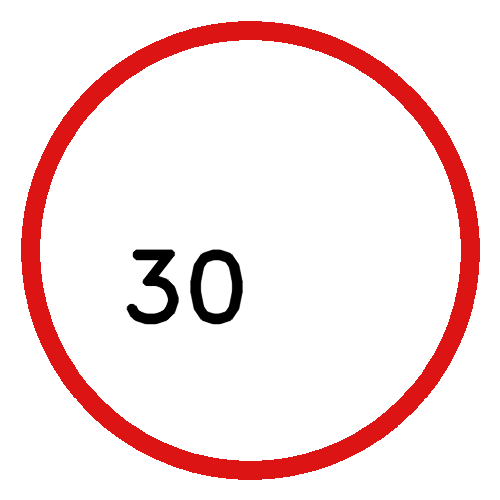
#> input picture signs/limit30.png, 500 x 500 px
$ python -i signs_read.py   (imports and definitions only)
#> lines starting #> are read from the running program, lines starting #| are printed output that depends on the picture; after the words box and inside, x2 and y2 are one past the last pixel; in counts of white or black regions, pixels touching at a corner belong together
"""Read sign text (STOP / 30 / 50) with Tesseract + template fallback. Not color-only."""

import os
import re
import shutil

import cv2
import numpy as np

import config


def _tesseract_bin():
    return shutil.which("tesseract")


class SignReader:
    def __init__(self):
        root = os.path.join(os.path.dirname(__file__), "signs")
        self._root = root
        self._glyph_tmpl = self._load_glyph_templates()
        self._has_tesseract = _tesseract_bin() is not None
        if not self._has_tesseract:
            print(
                "Sign OCR: install tesseract for best results —  sudo apt install tesseract-ocr tesseract-ocr-eng",
                flush=True,
            )

    def _load_glyph_templates(self):
        out = {}
        for key, fname in (("STOP", "ref_stop.jpg"), ("30", "ref_limit30.jpg"), ("50", "ref_limit50.jpg")):
            path = os.path.join(self._root, fname)
            if not os.path.isfile(path):
                continue
            g = cv2.imread(path, cv2.IMREAD_GRAYSCALE)
            if g is None:
                continue
            out[key] = self._text_band(g)
        return out

    def _text_band(self, gray):
        """High-contrast text band from reference sign photo."""
        g = cv2.resize(gray, (160, 160), interpolation=cv2.INTER_AREA)
        g = cv2.GaussianBlur(g, (3, 3), 0)
        _, bw = cv2.threshold(g, 0, 255, cv2.THRESH_BINARY + cv2.THRESH_OTSU)
        if cv2.countNonZero(bw) > bw.size * 0.55:
            bw = 255 - bw
        h, w = bw.shape
        return bw[int(h * 0.25) : int(h * 0.78), int(w * 0.12) : int(w * 0.88)]

    def _empty_scan(self):
        return {
            "stop_box": None,
            "limit": None,
            "red_tl": False,
            "green_tl": False,
            "read_text": "",
        }

    def scan_panels(self, bgr):
        return self._traffic_panels(bgr)

    def scan(self, bgr, full=False):
        """full=False: glyph template only (fast). full=True: + Tesseract on center crop."""
        out = self._empty_scan()
        crop, x1, y1 = self._center_crop(bgr)
        kind, val, conf, raw = self._read_crop(crop, ocr=full)
        if kind is not None:
            ch, cw = crop.shape[:2]
            out["read_text"] = raw
            if kind == "stop":
                out["stop_box"] = (x1, y1, cw, ch)
            else:
                out["limit"] = (val, x1, y1, cw, ch)

        if out["stop_box"] is None and out["limit"] is None:
            out.update(self._traffic_panels(bgr))
        return out

    def _center_crop(self, bgr):
        h, w = bgr.shape[:2]
        cw, ch = int(w * 0.68), int(h * 0.58)
        cx, cy = w // 2, int(h * 0.38)
        x1 = max(0, cx - cw // 2)
        y1 = max(0, cy - ch // 2)
        return bgr[y1 : y1 + ch, x1 : x1 + cw], x1, y1

    # [13 lines left out: function _ocr_once, not called in this run]

    def _read_crop(self, crop, ocr=False):
        texts = []
        conf = 0.0
        tmpl_kind, tmpl_val, tmpl_sc = self._match_glyphs(crop)
        if tmpl_kind == "stop" and tmpl_sc >= float(getattr(config, "SIGN_STOP_GLYPH_MIN", 0.52)):
            return "stop", None, tmpl_sc, "STOP"
        if tmpl_kind == "limit" and tmpl_val is not None:
            if tmpl_sc >= float(getattr(config, "SIGN_GLYPH_MIN", 0.48)):
                return "limit", tmpl_val, tmpl_sc, str(tmpl_val)

        if ocr and self._has_tesseract and getattr(config, "SIGN_USE_OCR", True):
            txt = self._ocr_once(crop)
            if txt.strip():
                texts.append(txt)
                conf = 0.55

        if not texts:
            return None, None, 0.0, ""

        kind, val = self._parse_text(" ".join(texts))
        if kind is None:
            return None, None, 0.0, ""
        raw = self._clean_display(texts)
        if conf < 0.25 and tmpl_sc < float(getattr(config, "SIGN_GLYPH_MIN", 0.48)):
            if kind == "limit" and tmpl_sc < float(getattr(config, "SIGN_GLYPH_MIN", 0.48)):
                return None, None, 0.0, raw
            if kind == "stop" and tmpl_sc < float(getattr(config, "SIGN_STOP_GLYPH_MIN", 0.52)):
                return None, None, 0.0, raw
        return kind, val, max(conf, tmpl_sc), raw

    def _match_glyphs(self, crop):
        band = self._text_band(cv2.cvtColor(crop, cv2.COLOR_BGR2GRAY))
        best_name, best_sc = None, 0.0
        for name, tmpl in self._glyph_tmpl.items():
            if tmpl.size < 20:
                continue
            sc = self._template_score(band, tmpl)
            if sc > best_sc:
                best_sc = sc
                best_name = name
        if best_name == "STOP" and best_sc >= float(getattr(config, "SIGN_STOP_GLYPH_MIN", 0.52)):
            return "stop", None, best_sc
        if best_name in ("30", "50") and best_sc >= float(getattr(config, "SIGN_GLYPH_MIN", 0.48)):
            return "limit", int(best_name), best_sc
        return None, None, best_sc

    # [27 lines left out: functions _template_score, _parse_text, not called in this run]

    def _clean_display(self, texts):
        s = " ".join(texts).strip().upper()
        return s[:24]

    def _traffic_panels(self, bgr):
        """Solid red/green sheets only (large uniform panels)."""
        h, w = bgr.shape[:2]
        band = bgr[: int(h * 0.7), :]
        hsv = cv2.cvtColor(band, cv2.COLOR_BGR2HSV)
        gray = cv2.cvtColor(band, cv2.COLOR_BGR2GRAY)
        std = float(np.std(gray))
        if std > float(getattr(config, "SIGN_PANEL_MAX_STD", 42)):
            return {"red_tl": False, "green_tl": False}
        area = band.shape[0] * band.shape[1]
        red = cv2.inRange(hsv, (0, 80, 60), (12, 255, 255))
        red = cv2.bitwise_or(red, cv2.inRange(hsv, (165, 80, 60), (180, 255, 255)))
        green = cv2.inRange(hsv, (32, 60, 50), (95, 255, 255))
        rf = cv2.countNonZero(red) / max(area, 1)
        gf = cv2.countNonZero(green) / max(area, 1)
        pr = float(getattr(config, "SIGN_PANEL_RED_MIN", 0.38))
        pg = float(getattr(config, "SIGN_PANEL_GREEN_MIN", 0.36))
        red_tl = rf >= pr and gf < 0.1
        green_tl = gf >= pg and rf < 0.12
        return {"red_tl": red_tl and not green_tl, "green_tl": green_tl}

>>> import cv2
>>> picture = cv2.imread('signs/limit30.png')
#> picture is the input picture: shape (500, 500, 3); mean B, G, R 226.8, 226.8, 247.8
>>> result = SignReader().scan(picture)
#> in scan, `crop, x1, y1 = self._center_crop(bgr)`:
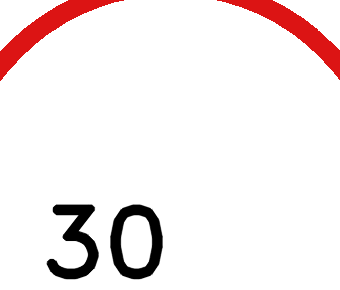
#> crop: shape (290, 340, 3); mean B, G, R 235.5, 235.5, 244.5
#> in scan, `crop, x1, y1 = self._center_crop(bgr)`: x1 = 80; y1 = 45
#> in _text_band, `g = cv2.resize(gray, (160, 160), interpolation=cv2.INTER_AREA)`:
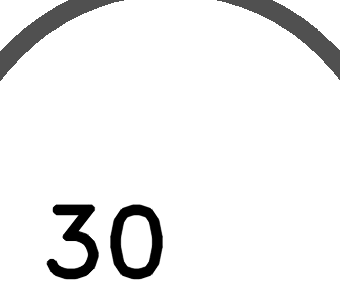
#> gray: shape (290, 340); min 0, max 255, mean 238.2
#> in _text_band, `g = cv2.GaussianBlur(g, (3, 3), 0)`:
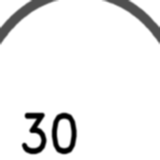
#> g: shape (160, 160); min 0, max 255, mean 238.2
#> in _text_band, `_, bw = cv2.threshold(g, 0, 255, cv2.THRESH_BINARY + cv2.THRESH_OTSU)`:
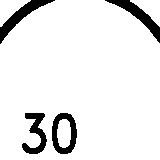
#> bw: shape (160, 160); 91.8% white; 4 black regions, box (x1, y1, x2, y2) and area: (0, 0, 55, 44) 568, (105, 0, 160, 43) 558, (52, 113, 77, 154) 516, (22, 113, 47, 154) 467
#> in _text_band, `return bw[int(h * 0.25) : int(h * 0.78), int(w * 0.12) : int(w * 0.88)]`:
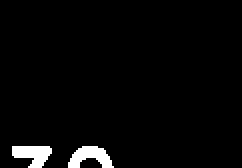
#> returned value: shape (84, 121) (shown 2 times larger); 3% white; 2 white regions, box (x1, y1, x2, y2) and area: (34, 73, 57, 84) 152, (6, 73, 26, 84) 149
#> after the loop in _match_glyphs, `for name, tmpl in self._glyph_tmpl.items():`: best_sc = 0
#> in scan, `kind, val, conf, raw = self._read_crop(crop, ocr=full)`: raw = ''
#> in _traffic_panels, `band = bgr[: int(h * 0.7), :]`:
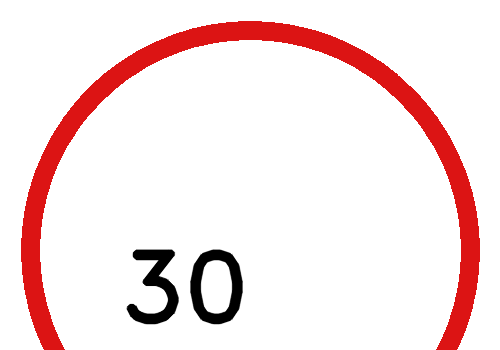
#> band: shape (350, 500, 3); mean B, G, R 227.1, 227.1, 246.5
#> in _traffic_panels, `hsv = cv2.cvtColor(band, cv2.COLOR_BGR2HSV)`: hsv: shape (350, 500, 3); mean H, S, V 0, 22.6, 246.5
#> in _traffic_panels, `gray = cv2.cvtColor(band, cv2.COLOR_BGR2GRAY)`:
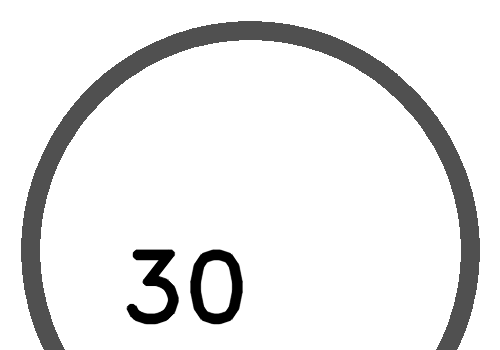
#> gray: shape (350, 500); min 0, max 255, mean 232.9
#> in _traffic_panels, `std = float(np.std(gray))`: std = 61.11
#> result = 5 items
